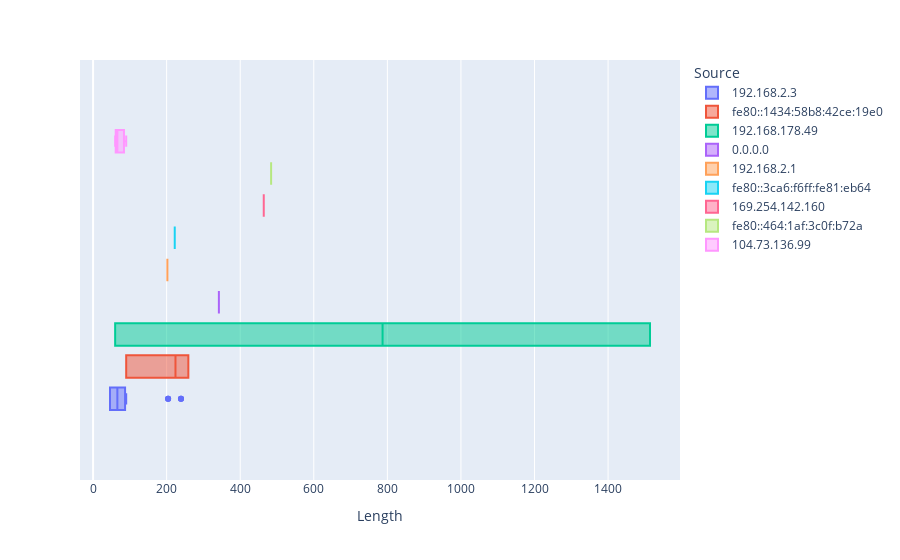

Notebook code for this chart:
### Code cell
fig = px.box(df, x='Length', color='Source')
fig.show()

### Figure 1 — Plotly figure (JSON) as saved in the notebook; plotly's stock layout.template omitted (floating-point values rounded to 4 significant figures)
{"data": [{"alignmentgroup": "True", "hovertemplate": "Source=192.168.2.3<br>Length=%{x}<extra></extra>", "legendgroup": "192.168.2.3", "marker": {"color": "#636efa"}, "name": "192.168.2.3", "notched": false, "offsetgroup": "192.168.2.3", "orientation": "h", "showlegend": true, "x": [46, 46, 239, 66, 78, 66, 204, 46, 46, 239, 66, 66, 90, 66, 66, 78, 66, 204, 46, 46, 239, 66, 78, 66, 46, 46, 204], "x0": " ", "xaxis": "x", "y0": " ", "yaxis": "y", "type": "box"}, {"alignmentgroup": "True", "hovertemplate": "Source=fe80::1434:58b8:42ce:19e0<br>Length=%{x}<extra></extra>", "legendgroup": "fe80::1434:58b8:42ce:19e0", "marker": {"color": "#EF553B"}, "name": "fe80::1434:58b8:42ce:19e0", "notched": false, "offsetgroup": "fe80::1434:58b8:42ce:19e0", "orientation": "h", "showlegend": true, "x": [259, 90, 224, 259, 90, 224, 90, 259, 224], "x0": " ", "xaxis": "x", "y0": " ", "yaxis": "y", "type": "box"}, {"alignmentgroup": "True", "hovertemplate": "Source=192.168.178.49<br>Length=%{x}<extra></extra>", "legendgroup": "192.168.178.49", "marker": {"color": "#00cc96"}, "name": "192.168.178.49", "notched": false, "offsetgroup": "192.168.178.49", "orientation": "h", "showlegend": true, "x": [1514, 60, 1514, 60, 1514, 60], "x0": " ", "xaxis": "x", "y0": " ", "yaxis": "y", "type": "box"}, {"alignmentgroup": "True", "hovertemplate": "Source=0.0.0.0<br>Length=%{x}<extra></extra>", "legendgroup": "0.0.0.0", "marker": {"color": "#ab63fa"}, "name": "0.0.0.0", "notched": false, "offsetgroup": "0.0.0.0", "orientation": "h", "showlegend": true, "x": [342, 342], "x0": " ", "xaxis": "x", "y0": " ", "yaxis": "y", "type": "box"}, {"alignmentgroup": "True", "hovertemplate": "Source=192.168.2.1<br>Length=%{x}<extra></extra>", "legendgroup": "192.168.2.1", "marker": {"color": "#FFA15A"}, "name": "192.168.2.1", "notched": false, "offsetgroup": "192.168.2.1", "orientation": "h", "showlegend": true, "x": [202, 202], "x0": " ", "xaxis": "x", "y0": " ", "yaxis": "y", "type": "box"}, {"alignmentgroup": "True", "hovertemplate": "Source=fe80::3ca6:f6ff:fe81:eb64<br>Length=%{x}<extra></extra>", "legendgroup": "fe80::3ca6:f6ff:fe81:eb64", "marker": {"color": "#19d3f3"}, "name": "fe80::3ca6:f6ff:fe81:eb64", "notched": false, "offsetgroup": "fe80::3ca6:f6ff:fe81:eb64", "orientation": "h", "showlegend": true, "x": [222, 222], "x0": " ", "xaxis": "x", "y0": " ", "yaxis": "y", "type": "box"}, {"alignmentgroup": "True", "hovertemplate": "Source=169.254.142.160<br>Length=%{x}<extra></extra>", "legendgroup": "169.254.142.160", "marker": {"color": "#FF6692"}, "name": "169.254.142.160", "notched": false, "offsetgroup": "169.254.142.160", "orientation": "h", "showlegend": true, "x": [464, 464], "x0": " ", "xaxis": "x", "y0": " ", "yaxis": "y", "type": "box"}, {"alignmentgroup": "True", "hovertemplate": "Source=fe80::464:1af:3c0f:b72a<br>Length=%{x}<extra></extra>", "legendgroup": "fe80::464:1af:3c0f:b72a", "marker": {"color": "#B6E880"}, "name": "fe80::464:1af:3c0f:b72a", "notched": false, "offsetgroup": "fe80::464:1af:3c0f:b72a", "orientation": "h", "showlegend": true, "x": [484, 484], "x0": " ", "xaxis": "x", "y0": " ", "yaxis": "y", "type": "box"}, {"alignmentgroup": "True", "hovertemplate": "Source=104.73.136.99<br>Length=%{x}<extra></extra>", "legendgroup": "104.73.136.99", "marker": {"color": "#FF97FF"}, "name": "104.73.136.99", "notched": false, "offsetgroup": "104.73.136.99", "orientation": "h", "showlegend": true, "x": [90, 66, 60], "x0": " ", "xaxis": "x", "y0": " ", "yaxis": "y", "type": "box"}], "layout": {"xaxis": {"anchor": "y", "domain": [0.0, 1.0], "title": {"text": "Length"}}, "yaxis": {"anchor": "x", "domain": [0.0, 1.0]}, "legend": {"title": {"text": "Source"}, "tracegroupgap": 0}, "margin": {"t": 60}, "boxmode": "group"}}
